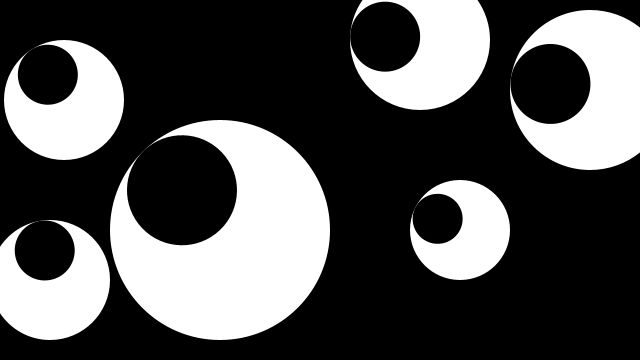
Frame 1 (no input)
Frame 60 (the mouse pressed at the canvas centre just before this capture): identical to frame 1, image omitted
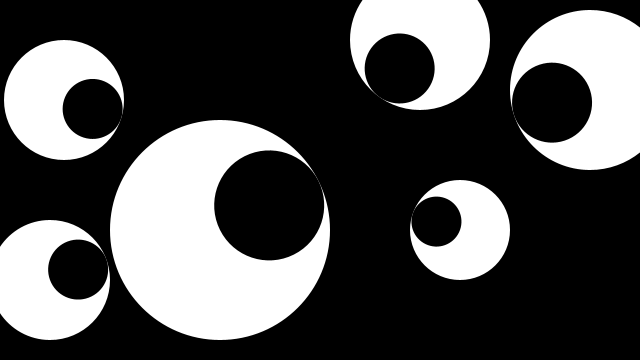
Frame 120 (the mouse held since frame 60 and released just before this capture)

The Processing sketch that drew these frames (run headless with seeded random() and noise(); from frame 60 on, the mouse is pressed at the canvas centre):

// Processing sketch: ZUOYE7
// ── ZUOYE7.pde

 
Eye e1, e2, e3,e4,e5,e6;

void setup() {
  size(640, 360);
  noStroke();
  e1 = new Eye( 420,  40, 140);
  e2 = new Eye( 64, 100,  120);  
  e3 = new Eye( 220, 230, 220);
  e4 = new Eye(50,280,120);
  e5 = new Eye( 460,230,100);
  e6 = new Eye( 590,90,160);
}

void draw() {
  background(0);
  
  e1.update(mouseX, mouseY);
  e2.update(mouseX, mouseY);
  e3.update(mouseX, mouseY);
  e4.update(mouseX, mouseY);
  e5.update(mouseX, mouseY);
  e6.update(mouseX, mouseY);
 
  e1.display();
  e2.display();
  e3.display();
  e4.display();
  e5.display();
  e6.display();
}

class Eye {
  int x, y;
  int size;
  float angle = 0.0;
  
  Eye(int tx, int ty, int ts) {
    x = tx;
    y = ty;
    size = ts;
 }

  void update(int mx, int my) {
    angle = atan2(my-y, mx-x);
  }
  
  void display() {
    pushMatrix();
    translate(x, y);
    fill(255);
    ellipse(0, 0, size, size);
    rotate(angle);
    fill(0);
    ellipse(size/4, 0, size/2, size/2);
    popMatrix();
  }
}
